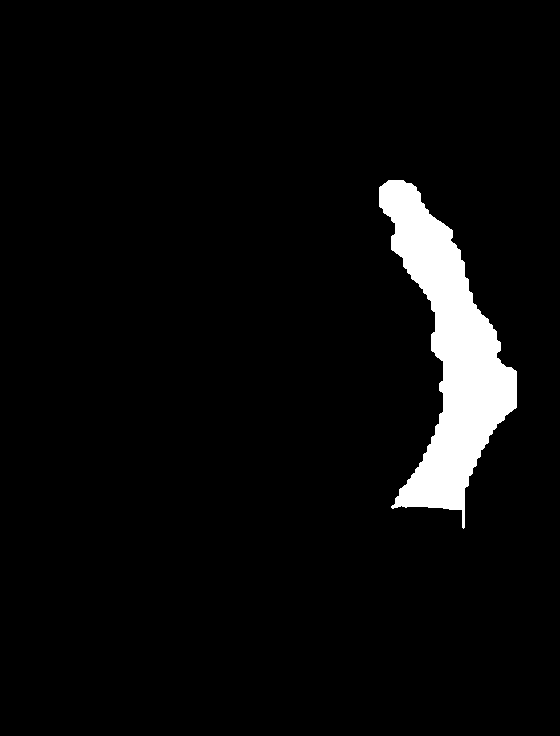
#> input picture lab3/input/img_0006_mask_Unet_toe.png, 560 x 736 px
$ jupyter execute --allow-errors plot_skeleton.ipynb   (shell and % lines are left out)
#> lines starting #> are read from the running program, lines starting #| are printed output that depends on the picture
# Widzenie maszynowe
## Laboratorium 3 - Image skeletonization
*Autor: Paweł Mendroch* - [Github](https://github.com/FrozenTear7/computer-vision-lab/tree/master/lab3)

[cell 1]
import matplotlib.pyplot as plt
from skimage.morphology import skeletonize

image = plt.imread('./input/img_0006_mask_Unet_toe.png')
#> image is the input picture: shape (736, 560, 4) float32; mean R, G, B, A 0.0469, 0.0469, 0.0469, 1

skeleton = skeletonize(image)
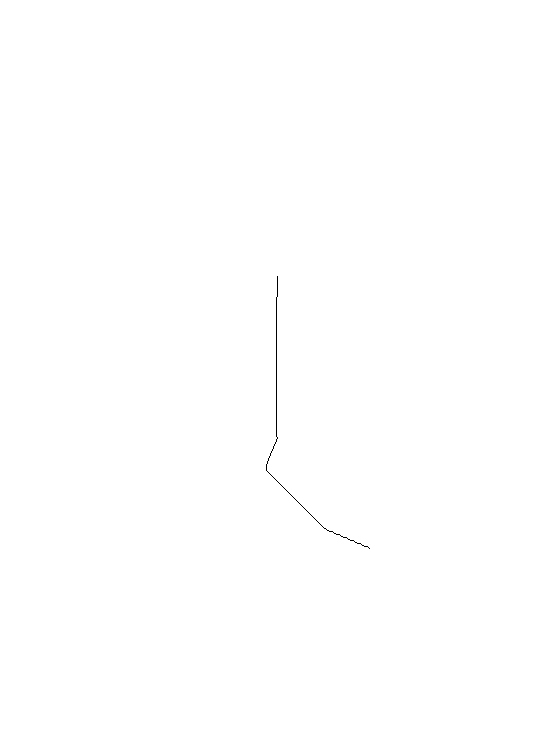
#> skeleton: shape (736, 560, 4) bool; mean R, G, B, A 0, 0, 0, 0.000723; transparent parts drawn white
skeleton_lee = skeletonize(image, method='lee')

fig, axes = plt.subplots(1, 3, figsize=(8, 4), sharex=True, sharey=True)
ax = axes.ravel()

ax[0].imshow(image, cmap=plt.cm.gray)
ax[0].set_title('original')
ax[0].axis('off')

ax[1].imshow(skeleton, cmap=plt.cm.gray)
ax[1].set_title('skeletonize')
ax[1].axis('off')

ax[2].imshow(skeleton_lee, cmap=plt.cm.gray)
ax[2].set_title('skeletonize (Lee 94)')
ax[2].axis('off')

fig.tight_layout()
plt.show()
